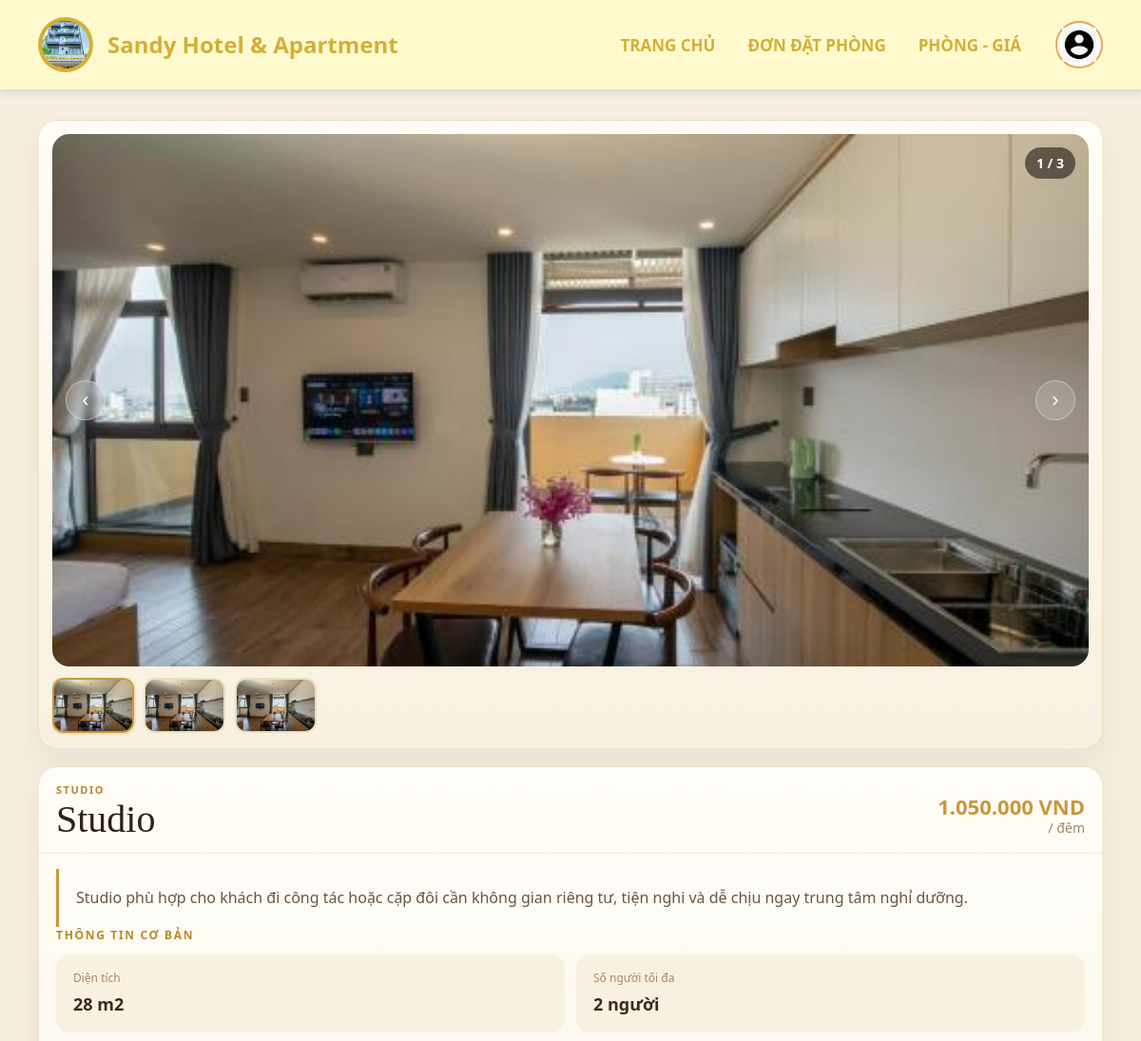
The app's page /room-type/1/ (signed in, upper part), older data.
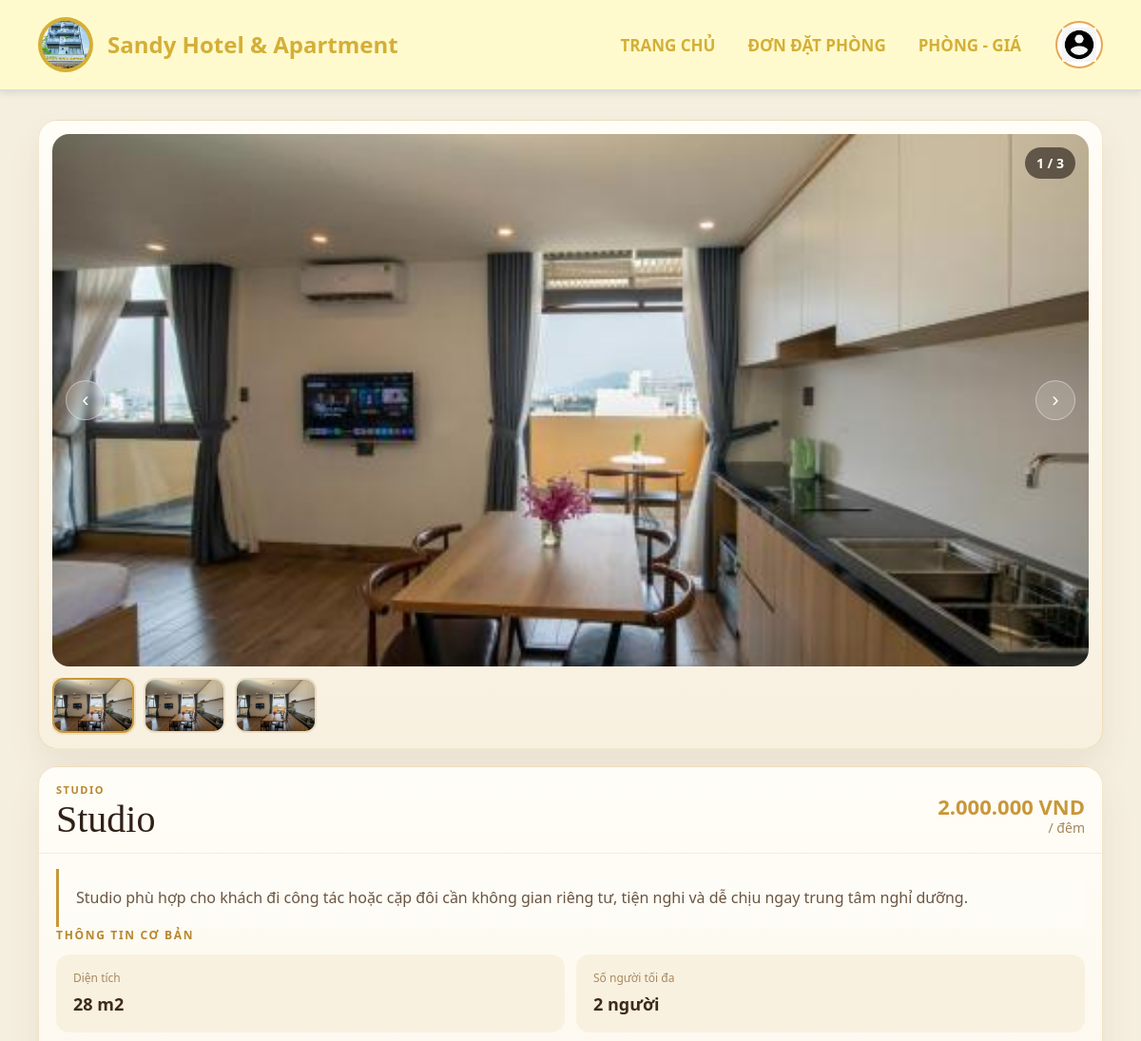
The same page, newer data.
### hotel/models.py (models this page shows, shortened)
class RoomType(models.Model):
    name = models.CharField(max_length=100)  # Studio, Deluxe, Twin, Double, etc.
    description = models.TextField()
    base_price = models.PositiveIntegerField()
    capacity = models.PositiveIntegerField(default=2)
    bed_count = models.PositiveIntegerField(default=1)  # Số giường
    image = models.URLField(blank=True, null=True)
    amenities = models.TextField(default='')  # Tiện nghi: WiFi, TV, AC, etc.
    created_at = models.DateTimeField(auto_now_add=True)
    class Meta:
        ordering = ['base_price']

### hotel/views.py (the view)
# urls.py: path('room-type/<int:room_type_id>/', views.room_type_detail, name='room_type_detail'),
@login_required(login_url="/login/")
def room_type_detail(request, room_type_id):
    room_type = get_object_or_404(RoomType, id=room_type_id)
    room_key = room_type.name.lower()
    detail = ROOM_DETAIL_MAP.get(
        room_key,
        {
            "headline": room_type.description,
            "short_description": room_type.description,
            "room_size": "35 m2",
            "view": "View khu nghỉ dưỡng",
            "services": ["Dọn phòng mỗi ngày", "Hỗ trợ lễ tân 24/7"],
            "amenities": [item.strip() for item in room_type.amenities.split(",") if item.strip()],
            "rules": [
                "Không hút thuốc trong phòng",
                "Nhận phòng từ 14:00, trả phòng trước 12:00",
                f"Phù hợp tối đa {room_type.capacity} người lớn",
            ],
            "gallery": [
                {
                    "image": ROOM_IMAGE_MAP.get(room_key),
                    "title": f"Không gian {room_type.name}",
                    "position": "center center",
                }
            ],
        },
    )
    return render(
        request,
        "room_type_detail.html",
        {
            "room_type": room_type,
            "detail": detail,
            "back_url": "/#rooms-section",
            "booking_url": "/book/",
        },
    )

### hotel/templatetags/price_filters.py (called while the page is built)
@register.filter
def format_price(value):
    try:
        price = int(value)
        return f"{price:,}".replace(',', '.')
    except (ValueError, TypeError):
        return value

### hotel/templates/room_type_detail.html (shortened to what this page needs)
{% extends 'base.html' %}
{% load static price_filters %}
{% block content %}
<div class="room-detail-page">
  <div class="room-detail-shell">
    <section class="detail-card gallery-card">
      <div class="gallery-stage">
        <div class="gallery-count"><span id="gallery-index">1</span> / {{ detail.gallery|length }}</div>
        {% for slide in detail.gallery %}
          <div class="gallery-slide{% if forloop.first %} active{% endif %}" data-gallery-slide>
          </div>
        {% endfor %}
        <div class="gallery-nav">
          <button type="button" class="gallery-button" id="gallery-prev">&#8249;</button>
          <button type="button" class="gallery-button" id="gallery-next">&#8250;</button>
        </div>
      </div>
      <div class="gallery-thumbs">
        {% for slide in detail.gallery %}
          <button type="button" class="gallery-thumb{% if forloop.first %} active{% endif %}" data-gallery-thumb="{{ forloop.counter0 }}">
            <img src="{% static slide.image %}" alt="{{ slide.title }}" style="object-position: {{ slide.position }};">
          </button>
        {% endfor %}
      </div>
    </section>
    <section class="detail-card summary-card">
      <div class="summary-head">
        <div>
          <div class="summary-label">{{ room_type.name|upper }}</div>
          <div class="summary-title">{{ room_type.name }}</div>
        </div>
        <div class="summary-price">
          <strong>{{ room_type.base_price|format_price }} VND</strong>
          <span>/ đêm</span>
        </div>
      </div>
      <div class="summary-body">
        <div class="summary-note">{{ detail.short_description }}</div>
        <div class="section-block">
          <div class="section-heading">Thông tin cơ bản</div>
          <div class="info-grid">
            <div class="info-box">
              <span>Diện tích</span>
              <strong>{{ detail.room_size }}</strong>
            </div>
            <div class="info-box">
              <span>Số người tối đa</span>
              <strong>{{ room_type.capacity }} người</strong>
            </div>
          </div>
        </div>
      </div>
    </section>
  </div>
</div>
{% endblock %}

Row changes from the older to the newer data that the page shows:
changed RoomType "Studio": base_price "1.050.000" → "2.000.000"
